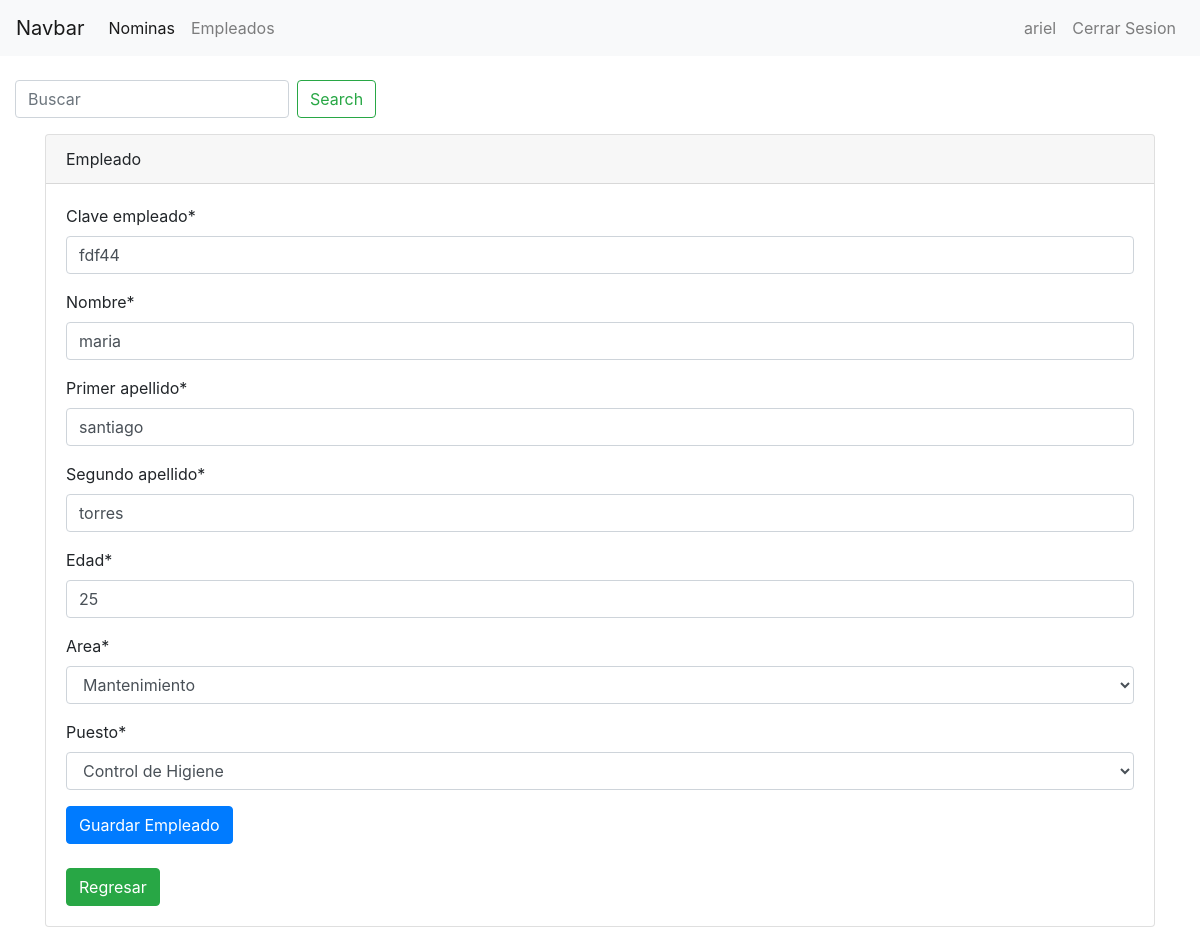
The app's page /empleado/editar/2/ (signed in) with its own data.
### empleados/models.py (models this page shows, shortened)
class Empleado(models.Model):
	areas = (
		('Administracion', 'Administracion'),
		('Aduanas', 'Aduanas'),
		('Negocios', 'Negocios'),
		('Mercadotecnia', 'Mercadotecnia'),
		('Relaciones Publicas', 'Relaciones Publicas'),
		('Mantenimiento', 'Mantenimiento'),
		('Ingenieria', 'Ingenieria'),
		('Diseño', 'Diseño'),
		)
	puestos = (
		('Documentador','Documentador'),
		('Import-Export','Import-Export'),
		('Vendedor','Vendedor'),
		('Social Manager','Social Manager'),
		('RP','RP'),
		('Control de Higiene','Control de Higiene'),
		('Produccion','Produccion'),
		('Imagen Corporativa', 'Imagen Corporativa'),
		)
	clave_empleado = models.CharField(max_length=50)
	nombre = models.CharField(max_length=200)
	primer_apellido = models.CharField(max_length=200)
	segundo_apellido = models.CharField(max_length=200)
	edad = models.IntegerField()
	area = models.CharField(max_length=100, choices=areas, default='Administracion')
	puesto = models.CharField(max_length=100, choices=puestos, default='Documentador')
	fecha_registro = models.DateTimeField(default=timezone.now)

### empleados/views.py (the view)
# urls.py: path('empleado/editar/<int:pk>/', EmpleadoUpdateView.as_view(), name='empleado-editar'),
class EmpleadoUpdateView(LoginRequiredMixin, UpdateView):
	model = Empleado
	fields = ['clave_empleado', 'nombre', 'primer_apellido', 'segundo_apellido', 'edad', 'area', 'puesto']

### empleados/templates/empleados/empleado_form.html (shortened to what this page needs)
{% extends "empleados/base.html" %}
{% load crispy_forms_tags %}
{% block content %}
<div class="container mt-3">
<div class="card">
	<div class="card-header">Empleado</div>
	<div class="card-body">
		<form method="POST">
			{{form|crispy}}
			<button class="btn btn-primary" type="submit">Guardar Empleado</button>
		</form>
		<div class="mt-4">
			<a class="btn btn-success" href="{% url 'index-empleados' %}">Regresar</a>
		</div>
	</div>
</div>
</div>
{% endblock %}

### empleados/templates/empleados/base.html (shortened to what this page needs)
<!doctype html>
<html lang="en">
<head>
  <link rel="stylesheet" href="https://stackpath.bootstrapcdn.com/bootstrap/4.3.1/css/bootstrap.min.css">
</head>
<body>
 <nav class="navbar navbar-expand-lg navbar-light bg-light">
  <a class="navbar-brand" href="#">Navbar</a>
  <div class="collapse navbar-collapse" id="navbarSupportedContent">
   {% if user.is_authenticated %}
   <ul class="navbar-nav mr-auto">
    <li class="nav-item active">
      <a class="nav-link" href="{% url 'index' %}">Nominas</a>
    </li>
    <li class="nav-item">
      <a class="nav-link" href="{% url 'index-empleados' %}">Empleados</a>
    </li>
  </ul>
  {% endif %}
  <ul class="navbar-nav  ml-auto">
    {% if user.is_authenticated %}
     <li class="nav-item">
    <a class="nav-link" href="">{{user}}</a>
     </li>
    <li class="nav-item">
      <a class="nav-link" href="{% url 'logout' %}">Cerrar Sesion</a>
    </li>
    {% else %}
    <li class="nav-item ">
      <a class="nav-link" href="{% url 'login' %}">Iniciar Sesion</a>
    </li>
    {% endif %}
  </ul>
</div>
</nav>
<div class="container-fluid mt-4">
  {% if user.is_authenticated %}
  <form class="form-inline my-2 my-lg-0" method="GET" action="{% url 'search' %}">
    <input class="form-control mr-sm-2" type="search" placeholder="Buscar" aria-label="Search" value="{{ request.GET.q }}" name="q">
    <button class="btn btn-outline-success my-2 my-sm-0" type="submit">Search</button>
  </form>
  {% endif %}
  {% block content %}
  {% endblock %}
</div>
</body>
</html>

### records on screen
Empleado: clave_empleado "fdf44", nombre "maria", primer_apellido "santiago", segundo_apellido "torres", edad "25", area "Mantenimiento", puesto "Control de Higiene"

### other values on screen
{{ user }} "ariel"
